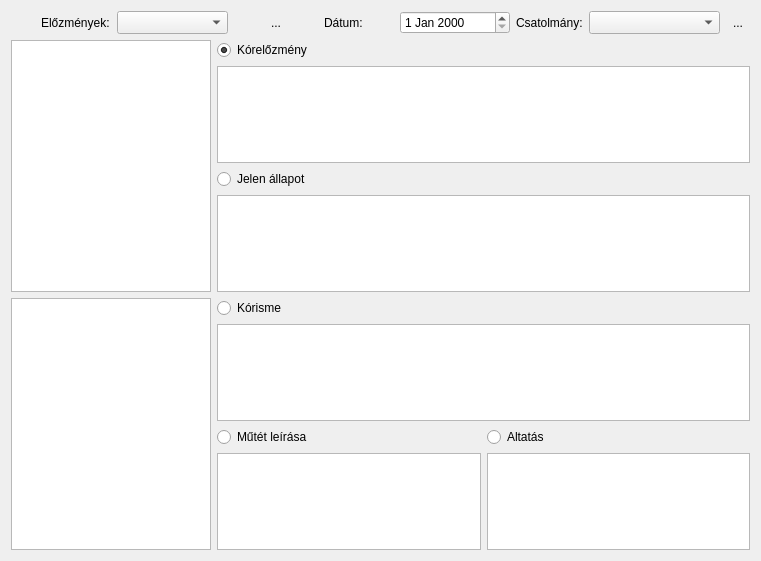
<?xml version="1.0" encoding="UTF-8"?>
<ui version="4.0">
 <class>frmSurg</class>
 <widget class="QDialog" name="frmSurg">
  <property name="windowModality">
   <enum>Qt::NonModal</enum>
  </property>
  <property name="geometry">
   <rect>
    <x>0</x>
    <y>0</y>
    <width>761</width>
    <height>561</height>
   </rect>
  </property>
  <property name="windowTitle">
   <string>Sebészet</string>
  </property>
  <property name="windowIcon">
   <iconset resource="images.qrc">
    <normaloff>:/images/1265398805_editcut.png</normaloff>:/images/1265398805_editcut.png</iconset>
  </property>
  <property name="modal">
   <bool>false</bool>
  </property>
  <layout class="QGridLayout" name="gridLayout">
   <item row="0" column="0" colspan="3">
    <layout class="QHBoxLayout" name="horizontalLayout_4">
     <item>
      <widget class="QToolButton" name="toolButton">
       <property name="toolTip">
        <string>Bezár</string>
       </property>
       <property name="text">
        <string/>
       </property>
       <property name="icon">
        <iconset resource="images.qrc">
         <normaloff>:/images/1265398965_exit.png</normaloff>:/images/1265398965_exit.png</iconset>
       </property>
       <property name="autoRaise">
        <bool>true</bool>
       </property>
      </widget>
     </item>
     <item>
      <layout class="QHBoxLayout" name="horizontalLayout">
       <item>
        <widget class="QLabel" name="label">
         <property name="text">
          <string>Előzmények:</string>
         </property>
        </widget>
       </item>
       <item>
        <widget class="QComboBox" name="comboBox">
         <property name="sizePolicy">
          <sizepolicy hsizetype="Fixed" vsizetype="Fixed">
           <horstretch>0</horstretch>
           <verstretch>0</verstretch>
          </sizepolicy>
         </property>
         <property name="minimumSize">
          <size>
           <width>111</width>
           <height>23</height>
          </size>
         </property>
         <property name="maximumSize">
          <size>
           <width>111</width>
           <height>23</height>
          </size>
         </property>
        </widget>
       </item>
      </layout>
     </item>
     <item>
      <widget class="QToolButton" name="toolButton_2">
       <property name="toolTip">
        <string>Új</string>
       </property>
       <property name="text">
        <string/>
       </property>
       <property name="icon">
        <iconset resource="images.qrc">
         <normaloff>:/images/new.png</normaloff>:/images/new.png</iconset>
       </property>
       <property name="autoRaise">
        <bool>true</bool>
       </property>
      </widget>
     </item>
     <item>
      <widget class="QToolButton" name="toolButton_4">
       <property name="toolTip">
        <string>Módosít</string>
       </property>
       <property name="text">
        <string>...</string>
       </property>
       <property name="icon">
        <iconset resource="images.qrc">
         <normaloff>:/images/win/fileopen.png</normaloff>:/images/win/fileopen.png</iconset>
       </property>
       <property name="autoRaise">
        <bool>true</bool>
       </property>
      </widget>
     </item>
     <item>
      <widget class="QToolButton" name="toolButton_3">
       <property name="toolTip">
        <string>Ment</string>
       </property>
       <property name="text">
        <string/>
       </property>
       <property name="icon">
        <iconset resource="images.qrc">
         <normaloff>:/images/save.png</normaloff>:/images/save.png</iconset>
       </property>
       <property name="autoExclusive">
        <bool>false</bool>
       </property>
       <property name="autoRaise">
        <bool>true</bool>
       </property>
      </widget>
     </item>
     <item>
      <layout class="QHBoxLayout" name="horizontalLayout_2">
       <item>
        <widget class="QLabel" name="label_2">
         <property name="text">
          <string>Dátum:</string>
         </property>
        </widget>
       </item>
       <item>
        <widget class="QDateEdit" name="dateEdit">
         <property name="minimumSize">
          <size>
           <width>110</width>
           <height>23</height>
          </size>
         </property>
         <property name="maximumSize">
          <size>
           <width>110</width>
           <height>23</height>
          </size>
         </property>
        </widget>
       </item>
      </layout>
     </item>
     <item>
      <layout class="QHBoxLayout" name="horizontalLayout_3">
       <item>
        <widget class="QLabel" name="label_3">
         <property name="text">
          <string>Csatolmány:</string>
         </property>
        </widget>
       </item>
       <item>
        <widget class="QComboBox" name="comboBox_2">
         <property name="minimumSize">
          <size>
           <width>131</width>
           <height>23</height>
          </size>
         </property>
         <property name="maximumSize">
          <size>
           <width>131</width>
           <height>23</height>
          </size>
         </property>
        </widget>
       </item>
      </layout>
     </item>
     <item>
      <widget class="QToolButton" name="toolButton_5">
       <property name="text">
        <string>...</string>
       </property>
       <property name="icon">
        <iconset resource="images.qrc">
         <normaloff>:/images/win/fileprint.png</normaloff>:/images/win/fileprint.png</iconset>
       </property>
       <property name="autoRaise">
        <bool>true</bool>
       </property>
      </widget>
     </item>
    </layout>
   </item>
   <item row="1" column="0" rowspan="4">
    <widget class="QListView" name="listView">
     <property name="minimumSize">
      <size>
       <width>200</width>
       <height>252</height>
      </size>
     </property>
     <property name="maximumSize">
      <size>
       <width>200</width>
       <height>25200</height>
      </size>
     </property>
     <property name="contextMenuPolicy">
      <enum>Qt::CustomContextMenu</enum>
     </property>
     <property name="selectionBehavior">
      <enum>QAbstractItemView::SelectRows</enum>
     </property>
    </widget>
   </item>
   <item row="1" column="1">
    <widget class="QRadioButton" name="radioButton">
     <property name="text">
      <string>Kórelőzmény</string>
     </property>
     <property name="checked">
      <bool>true</bool>
     </property>
    </widget>
   </item>
   <item row="2" column="1" colspan="2">
    <widget class="QTextEdit" name="textEdit"/>
   </item>
   <item row="3" column="1">
    <widget class="QRadioButton" name="radioButton_2">
     <property name="text">
      <string>Jelen állapot</string>
     </property>
     <property name="checked">
      <bool>false</bool>
     </property>
    </widget>
   </item>
   <item row="4" column="1" colspan="2">
    <widget class="QTextEdit" name="textEdit_2"/>
   </item>
   <item row="5" column="0" rowspan="4">
    <widget class="QListView" name="listView_2">
     <property name="minimumSize">
      <size>
       <width>200</width>
       <height>252</height>
      </size>
     </property>
     <property name="maximumSize">
      <size>
       <width>200</width>
       <height>25200</height>
      </size>
     </property>
     <property name="contextMenuPolicy">
      <enum>Qt::CustomContextMenu</enum>
     </property>
     <property name="selectionBehavior">
      <enum>QAbstractItemView::SelectRows</enum>
     </property>
    </widget>
   </item>
   <item row="5" column="1">
    <widget class="QRadioButton" name="radioButton_3">
     <property name="text">
      <string>Kórisme</string>
     </property>
    </widget>
   </item>
   <item row="6" column="1" colspan="2">
    <widget class="QTextEdit" name="textEdit_3"/>
   </item>
   <item row="7" column="1">
    <widget class="QRadioButton" name="radioButton_4">
     <property name="text">
      <string>Műtét leírása</string>
     </property>
    </widget>
   </item>
   <item row="7" column="2">
    <widget class="QRadioButton" name="radioButton_5">
     <property name="text">
      <string>Altatás</string>
     </property>
    </widget>
   </item>
   <item row="8" column="1">
    <widget class="QTextEdit" name="textEdit_4"/>
   </item>
   <item row="8" column="2">
    <widget class="QTextEdit" name="textEdit_5"/>
   </item>
  </layout>
 </widget>
 <resources>
  <include location="images.qrc"/>
 </resources>
 <connections/>
</ui>
